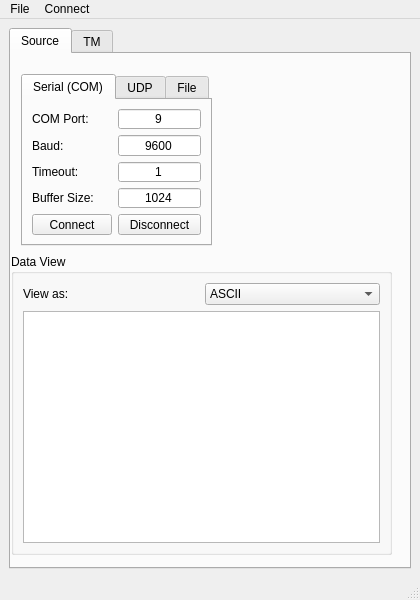
<?xml version="1.0" encoding="UTF-8"?>
<ui version="4.0">
 <class>MainWindow</class>
 <widget class="QMainWindow" name="MainWindow">
  <property name="geometry">
   <rect>
    <x>0</x>
    <y>0</y>
    <width>420</width>
    <height>600</height>
   </rect>
  </property>
  <property name="windowTitle">
   <string>OmniComm</string>
  </property>
  <widget class="QWidget" name="centralwidget">
   <layout class="QVBoxLayout" name="verticalLayout">
    <item>
     <widget class="QTabWidget" name="format_table">
      <property name="currentIndex">
       <number>0</number>
      </property>
      <widget class="QWidget" name="tab">
       <attribute name="title">
        <string>Source</string>
       </attribute>
       <widget class="QTabWidget" name="tabWidget">
        <property name="geometry">
         <rect>
          <x>10</x>
          <y>20</y>
          <width>191</width>
          <height>172</height>
         </rect>
        </property>
        <property name="currentIndex">
         <number>0</number>
        </property>
        <widget class="QWidget" name="tab_2">
         <attribute name="title">
          <string>Serial (COM)</string>
         </attribute>
         <layout class="QFormLayout" name="formLayout_2">
          <item row="0" column="0">
           <widget class="QLabel" name="label_4">
            <property name="text">
             <string>COM Port:</string>
            </property>
           </widget>
          </item>
          <item row="1" column="0">
           <widget class="QLabel" name="label_5">
            <property name="text">
             <string>Baud:</string>
            </property>
           </widget>
          </item>
          <item row="2" column="0">
           <widget class="QLabel" name="label_6">
            <property name="text">
             <string>Timeout:</string>
            </property>
           </widget>
          </item>
          <item row="2" column="1">
           <widget class="QLineEdit" name="serial_timeout_edit">
            <property name="text">
             <string>1</string>
            </property>
            <property name="alignment">
             <set>Qt::AlignCenter</set>
            </property>
           </widget>
          </item>
          <item row="3" column="0">
           <widget class="QLabel" name="label_7">
            <property name="text">
             <string>Buffer Size:</string>
            </property>
           </widget>
          </item>
          <item row="3" column="1">
           <widget class="QLineEdit" name="serial_buffsize_edit">
            <property name="text">
             <string>1024</string>
            </property>
            <property name="alignment">
             <set>Qt::AlignCenter</set>
            </property>
           </widget>
          </item>
          <item row="4" column="0">
           <widget class="QPushButton" name="serial_connect_btn">
            <property name="text">
             <string>Connect</string>
            </property>
           </widget>
          </item>
          <item row="4" column="1">
           <widget class="QPushButton" name="serial_disconnect_btn">
            <property name="text">
             <string>Disconnect</string>
            </property>
           </widget>
          </item>
          <item row="1" column="1">
           <widget class="QLineEdit" name="serial_baud_edit">
            <property name="text">
             <string>9600</string>
            </property>
            <property name="alignment">
             <set>Qt::AlignCenter</set>
            </property>
           </widget>
          </item>
          <item row="0" column="1">
           <widget class="QLineEdit" name="serial_port_edit">
            <property name="text">
             <string>9</string>
            </property>
            <property name="alignment">
             <set>Qt::AlignCenter</set>
            </property>
           </widget>
          </item>
         </layout>
        </widget>
        <widget class="QWidget" name="tab_3">
         <attribute name="title">
          <string>UDP</string>
         </attribute>
         <layout class="QFormLayout" name="formLayout_3">
          <item row="0" column="0">
           <widget class="QLabel" name="label_8">
            <property name="text">
             <string>Port #:</string>
            </property>
           </widget>
          </item>
          <item row="1" column="0">
           <widget class="QLabel" name="label_9">
            <property name="text">
             <string>Bind Addres:</string>
            </property>
           </widget>
          </item>
          <item row="2" column="0">
           <widget class="QLabel" name="label_11">
            <property name="text">
             <string>Timeout:</string>
            </property>
           </widget>
          </item>
          <item row="2" column="1">
           <widget class="QLineEdit" name="udp_timeout_edit">
            <property name="text">
             <string>1</string>
            </property>
            <property name="alignment">
             <set>Qt::AlignCenter</set>
            </property>
           </widget>
          </item>
          <item row="3" column="0">
           <widget class="QLabel" name="label_10">
            <property name="text">
             <string>Buffer Size:</string>
            </property>
           </widget>
          </item>
          <item row="3" column="1">
           <widget class="QLineEdit" name="udp_buffsize_edit">
            <property name="text">
             <string>1024</string>
            </property>
            <property name="alignment">
             <set>Qt::AlignCenter</set>
            </property>
           </widget>
          </item>
          <item row="4" column="0">
           <widget class="QPushButton" name="udp_connect_btn">
            <property name="text">
             <string>Connect</string>
            </property>
           </widget>
          </item>
          <item row="4" column="1">
           <widget class="QPushButton" name="udp_disconnect_btn">
            <property name="text">
             <string>Disconnect</string>
            </property>
           </widget>
          </item>
          <item row="0" column="1">
           <widget class="QLineEdit" name="udp_port_edit">
            <property name="text">
             <string>1350</string>
            </property>
            <property name="alignment">
             <set>Qt::AlignCenter</set>
            </property>
           </widget>
          </item>
          <item row="1" column="1">
           <widget class="QLineEdit" name="udp_bindaddr_edit">
            <property name="text">
             <string>0.0.0.0</string>
            </property>
            <property name="alignment">
             <set>Qt::AlignCenter</set>
            </property>
           </widget>
          </item>
         </layout>
        </widget>
        <widget class="QWidget" name="tab_4">
         <attribute name="title">
          <string>File</string>
         </attribute>
        </widget>
       </widget>
       <widget class="QGroupBox" name="groupBox">
        <property name="geometry">
         <rect>
          <x>0</x>
          <y>200</y>
          <width>381</width>
          <height>301</height>
         </rect>
        </property>
        <property name="title">
         <string>Data View</string>
        </property>
        <layout class="QVBoxLayout" name="verticalLayout_2">
         <item>
          <layout class="QHBoxLayout" name="horizontalLayout">
           <item>
            <widget class="QLabel" name="label_12">
             <property name="text">
              <string>View as:</string>
             </property>
            </widget>
           </item>
           <item>
            <widget class="QComboBox" name="data_view_encoding_combo">
             <item>
              <property name="text">
               <string>ASCII</string>
              </property>
             </item>
             <item>
              <property name="text">
               <string>Hex</string>
              </property>
             </item>
            </widget>
           </item>
          </layout>
         </item>
         <item>
          <widget class="QPlainTextEdit" name="raw_data_textEdit">
           <property name="font">
            <font>
             <family>Consolas</family>
            </font>
           </property>
           <property name="autoFillBackground">
            <bool>false</bool>
           </property>
           <property name="readOnly">
            <bool>true</bool>
           </property>
           <property name="backgroundVisible">
            <bool>false</bool>
           </property>
          </widget>
         </item>
        </layout>
       </widget>
      </widget>
      <widget class="QWidget" name="tab_5">
       <attribute name="title">
        <string>TM</string>
       </attribute>
       <layout class="QVBoxLayout" name="verticalLayout_3">
        <item>
         <layout class="QFormLayout" name="formLayout">
          <property name="fieldGrowthPolicy">
           <enum>QFormLayout::AllNonFixedFieldsGrow</enum>
          </property>
          <item row="0" column="0">
           <widget class="QLabel" name="label">
            <property name="text">
             <string>Format String:</string>
            </property>
           </widget>
          </item>
          <item row="0" column="1">
           <widget class="QLineEdit" name="format_lineEdit">
            <property name="text">
             <string>&lt;BlBffffffffff</string>
            </property>
           </widget>
          </item>
          <item row="1" column="0">
           <widget class="QLabel" name="label_2">
            <property name="text">
             <string>TextLabel:</string>
            </property>
           </widget>
          </item>
          <item row="1" column="1">
           <widget class="QLineEdit" name="labels_lineEdit">
            <property name="text">
             <string>id,seqack,mode,thrust_sfn,hinge_x,hinge_y,rcs0,rcs1,rcs2,rcs3,mass_est,mass_fuel,mass_lox</string>
            </property>
           </widget>
          </item>
          <item row="2" column="0">
           <widget class="QLabel" name="label_3">
            <property name="text">
             <string>Units:</string>
            </property>
           </widget>
          </item>
          <item row="2" column="1">
           <widget class="QLineEdit" name="units_lineEdit">
            <property name="text">
             <string>unknown,unknown,unknown,N,deg,deg,uknown,uknown,uknown,uknown,kg,kg,kg</string>
            </property>
           </widget>
          </item>
         </layout>
        </item>
        <item>
         <widget class="QPushButton" name="update_format_btn">
          <property name="text">
           <string>Update Packet Format</string>
          </property>
         </widget>
        </item>
        <item>
         <widget class="QTableWidget" name="tm_table">
          <property name="alternatingRowColors">
           <bool>false</bool>
          </property>
          <property name="showGrid">
           <bool>false</bool>
          </property>
          <property name="gridStyle">
           <enum>Qt::DashLine</enum>
          </property>
          <property name="sortingEnabled">
           <bool>true</bool>
          </property>
          <property name="rowCount">
           <number>1</number>
          </property>
          <property name="columnCount">
           <number>5</number>
          </property>
          <attribute name="horizontalHeaderCascadingSectionResizes">
           <bool>false</bool>
          </attribute>
          <attribute name="horizontalHeaderDefaultSectionSize">
           <number>75</number>
          </attribute>
          <attribute name="horizontalHeaderStretchLastSection">
           <bool>false</bool>
          </attribute>
          <attribute name="verticalHeaderVisible">
           <bool>false</bool>
          </attribute>
          <row/>
          <column/>
          <column/>
          <column/>
          <column/>
          <column/>
         </widget>
        </item>
       </layout>
      </widget>
     </widget>
    </item>
   </layout>
  </widget>
  <widget class="QMenuBar" name="menubar">
   <property name="geometry">
    <rect>
     <x>0</x>
     <y>0</y>
     <width>420</width>
     <height>21</height>
    </rect>
   </property>
   <widget class="QMenu" name="menuFile">
    <property name="title">
     <string>File</string>
    </property>
    <addaction name="actionLoad_Packet_Definition"/>
    <addaction name="actionSave_Packet_Definition"/>
   </widget>
   <widget class="QMenu" name="menuConnect">
    <property name="title">
     <string>Connect</string>
    </property>
    <addaction name="actionSerial_COM"/>
    <addaction name="actionUDP_Socket"/>
    <addaction name="actionFile"/>
   </widget>
   <addaction name="menuFile"/>
   <addaction name="menuConnect"/>
  </widget>
  <widget class="QStatusBar" name="statusbar"/>
  <action name="actionLoad_Packet_Definition">
   <property name="text">
    <string>Load Packet Definition</string>
   </property>
  </action>
  <action name="actionSave_Packet_Definition">
   <property name="text">
    <string>Save Packet Definition</string>
   </property>
  </action>
  <action name="actionSerial_COM">
   <property name="text">
    <string>Serial COM</string>
   </property>
  </action>
  <action name="actionUDP_Socket">
   <property name="text">
    <string>UDP Socket</string>
   </property>
  </action>
  <action name="actionFile">
   <property name="text">
    <string>File</string>
   </property>
  </action>
 </widget>
 <resources/>
 <connections/>
</ui>
